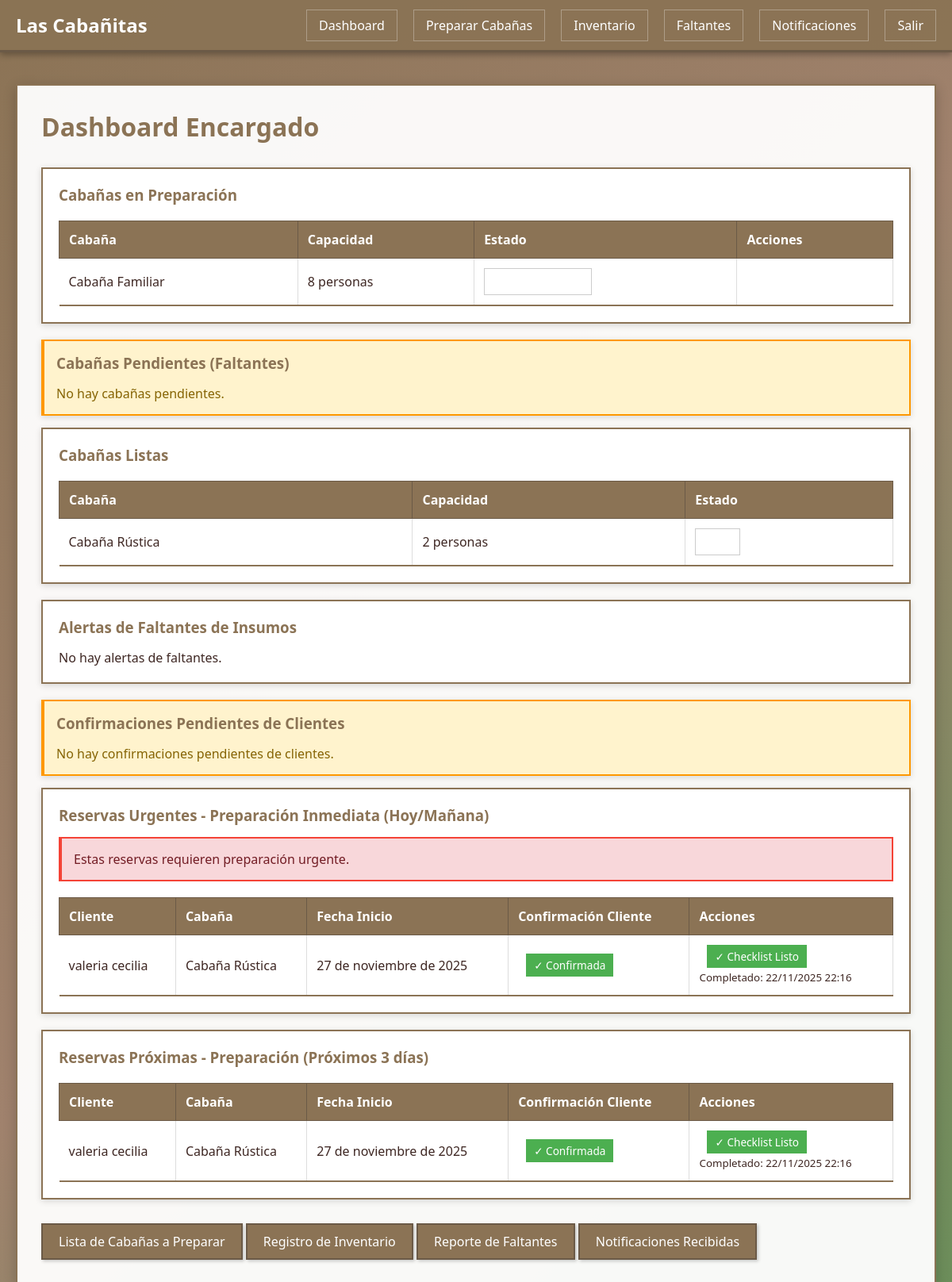
Page /encargado/dashboard/ (signed in) on the earlier database version.
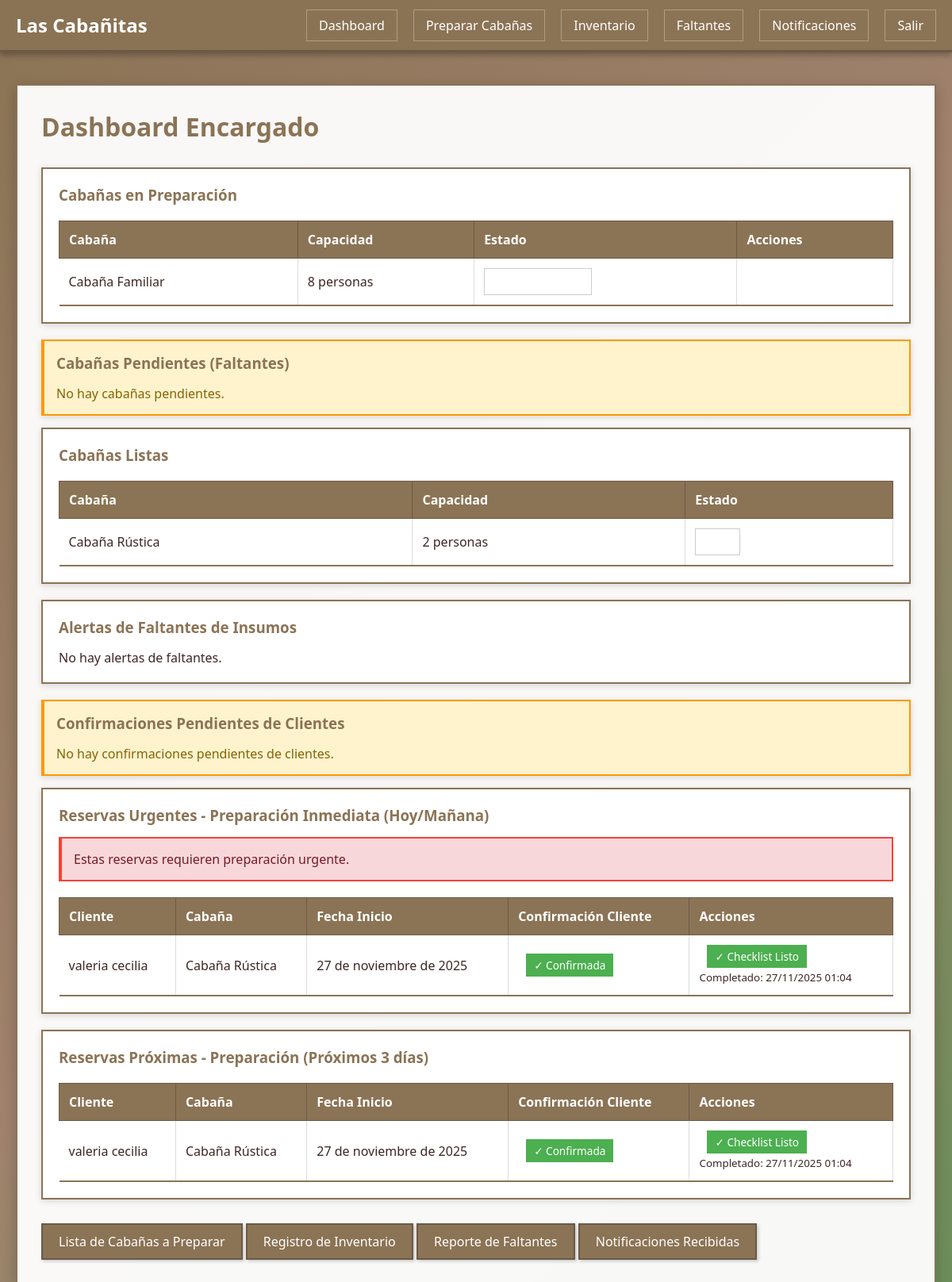
Same page on the later database version.
### gestion/models.py (models this page shows, shortened)
class Reserva(models.Model):
    ESTADOS = [
        ('pendiente', 'Pendiente'),
        ('confirmada', 'Confirmada'),
        ('cancelada', 'Cancelada'),
        ('completada', 'Completada'),
    ]
    idReserva = models.AutoField(primary_key=True)
    cliente = models.ForeignKey(Cliente, on_delete=models.CASCADE, related_name='reservas')
    cabaña = models.ForeignKey(Cabaña, on_delete=models.CASCADE, related_name='reservas')
    fechaInicio = models.DateField()
    fechaFin = models.DateField()
    numPersonas = models.IntegerField()
    estado = models.CharField(max_length=20, choices=ESTADOS, default='pendiente')
    montoCotizado = models.DecimalField(max_digits=10, decimal_places=2)
    comentarios = models.TextField(blank=True)
    fechaCreacion = models.DateTimeField(auto_now_add=True)
    confirmacion_cliente = models.BooleanField(default=False, verbose_name='Confirmación Cliente')
    fecha_confirmacion = models.DateTimeField(null=True, blank=True, verbose_name='Fecha Confirmación')
    class Meta:
        db_table = 'reserva'
        verbose_name = "Reserva"
        verbose_name_plural = "Reservas"
        ordering = ['-fechaCreacion']

class EntregaCabaña(models.Model):
    ESTADOS = [
        ('pendiente', 'Pendiente de Entrega'),
        ('entregada', 'Cabaña Entregada'),
        ('devuelta', 'Cabaña Devuelta'),
        ('verificada', 'Inventario Verificado'),
    ]
    idEntrega = models.AutoField(primary_key=True)
    reserva = models.OneToOneField(Reserva, on_delete=models.CASCADE, related_name='entrega')
    fecha_entrega = models.DateTimeField(null=True, blank=True, verbose_name='Fecha Entrega')
    fecha_devolucion = models.DateTimeField(null=True, blank=True, verbose_name='Fecha Devolución')
    encargado_entrega = models.ForeignKey(User, on_delete=models.SET_NULL, null=True, blank=True,
                                         related_name='entregas_realizadas', verbose_name='Encargado Entrega')
    cliente_confirma_entrega = models.BooleanField(default=False, verbose_name='Cliente Confirma Entrega')
    cliente_confirma_devolucion = models.BooleanField(default=False, verbose_name='Cliente Confirma Devolución')
    observaciones_entrega = models.TextField(blank=True, verbose_name='Observaciones Entrega')
    observaciones_devolucion = models.TextField(blank=True, verbose_name='Observaciones Devolución')
    firma_digital_entrega = models.CharField(max_length=255, blank=True, verbose_name='Firma Digital Entrega')
    firma_digital_devolucion = models.CharField(max_length=255, blank=True, verbose_name='Firma Digital Devolución')
    estado = models.CharField(max_length=20, choices=ESTADOS, default='pendiente', verbose_name='Estado')
    class Meta:
        db_table = 'entrega_cabana'
        verbose_name = "Entrega de Cabaña"
        verbose_name_plural = "Entregas de Cabañas"
        ordering = ['-fecha_entrega']

class Cliente(models.Model):
    idCliente = models.AutoField(primary_key=True)
    nombre = models.CharField(max_length=200)
    telefono = models.CharField(max_length=20)
    email = models.EmailField()
    direccion = models.TextField()
    tipoCliente = models.CharField(max_length=50, default='Regular')
    usuario = models.OneToOneField(User, on_delete=models.CASCADE, null=True, blank=True, related_name='cliente')
    class Meta:
        db_table = 'cliente'
        verbose_name = "Cliente"
        verbose_name_plural = "Clientes"

class Cabaña(models.Model):
    ESTADOS = [
        ('lista', 'Lista'),
        ('en_preparacion', 'En Preparación'),
        ('pendiente', 'Pendiente'),
        ('mantenimiento', 'En Mantenimiento'),
        ('disponible', 'Disponible'),  # Mantener para compatibilidad
        ('ocupada', 'Ocupada'),
        ('reservada', 'Reservada'),
    ]
    idCabaña = models.AutoField(primary_key=True)
    nombre = models.CharField(max_length=100)
    capacidad = models.IntegerField()
    estado = models.CharField(max_length=20, choices=ESTADOS, default='disponible')
    precioNoche = models.DecimalField(max_digits=10, decimal_places=2)
    class Meta:
        db_table = 'cabana'
        verbose_name = "Cabaña"
        verbose_name_plural = "Cabañas"

### gestion/views.py (the view)
# urls.py: path('encargado/dashboard/', views.dashboard_encargado, name='dashboard_encargado'),
@encargado_required
def dashboard_encargado(request):
    hoy = timezone.now().date()
    mantenimientos_pendientes = Mantenimiento.objects.filter(
        estado__in=['programado', 'en_proceso'],
        fechaProgramada__lte=hoy + timedelta(days=7)
    ).order_by('fechaProgramada')[:5]
    implementos_faltantes = Implemento.objects.filter(
        Q(cantidadDisponible=0) | Q(cantidadDisponible__lt=F('cantidadTotal') * 0.2)
    )
    reservas_proximas = Reserva.objects.filter(
        fechaInicio__lte=hoy + timedelta(days=3),
        fechaInicio__gte=hoy,
        estado='confirmada',
        confirmacion_cliente=True
    ).select_related('cliente', 'cabaña', 'entrega').order_by('fechaInicio')
    confirmaciones_pendientes = Reserva.objects.filter(
        fechaInicio__lte=hoy + timedelta(days=4),
        fechaInicio__gte=hoy,
        estado='confirmada',
        confirmacion_cliente=False
    ).order_by('fechaInicio')
    reservas_urgentes = Reserva.objects.filter(
        fechaInicio__lte=hoy + timedelta(days=1),
        fechaInicio__gte=hoy,
        estado='confirmada',
        confirmacion_cliente=True
    ).select_related('cliente', 'cabaña', 'entrega')
    cabañas_en_preparacion = Cabaña.objects.filter(estado='en_preparacion').order_by('nombre')
    cabañas_pendientes = Cabaña.objects.filter(estado='pendiente').order_by('nombre')
    cabañas_listas = Cabaña.objects.filter(estado='lista').order_by('nombre')
    preparaciones_activas = PreparacionCabaña.objects.filter(
        reserva__in=reservas_proximas
    ).select_related('reserva', 'reserva__cabaña', 'encargado')
    reportes_faltantes_pendientes = ReporteFaltantes.objects.filter(
        estado__in=['pendiente', 'atendido']
    ).select_related('cabaña', 'encargado')
    context = {
        'mantenimientos_pendientes': mantenimientos_pendientes,
        'implementos_faltantes': implementos_faltantes,
        'reservas_proximas': reservas_proximas,
        'confirmaciones_pendientes': confirmaciones_pendientes,
        'reservas_urgentes': reservas_urgentes,
        'cabañas_en_preparacion': cabañas_en_preparacion,
        'cabañas_pendientes': cabañas_pendientes,
        'cabañas_listas': cabañas_listas,
        'preparaciones_activas': preparaciones_activas,
        'reportes_faltantes_pendientes': reportes_faltantes_pendientes,
        'hoy': hoy,
    }
    return render(request, 'encargado/dashboard_encargado.html', context)

### gestion/templates/encargado/dashboard_encargado.html (shortened to what the changed rows need)
{% extends 'base.html' %}
{% block content %}
<h1 class="page-title">Dashboard Encargado</h1>
<div class="card">
    {% if cabañas_en_preparacion %}
        <table>
            <thead>
                <tr>
                    <th>Cabaña</th>
                    <th>Capacidad</th>
                    <th>Estado</th>
                    <th>Acciones</th>
                </tr>
            </thead>
        </table>
    {% else %}
        <p>No hay cabañas en preparación actualmente.</p>
    {% endif %}
</div>
<div class="card">
    {% if cabañas_listas %}
        <table>
            <thead>
                <tr>
                    <th>Cabaña</th>
                    <th>Capacidad</th>
                    <th>Estado</th>
                </tr>
            </thead>
        </table>
    {% else %}
        <p>No hay cabañas listas actualmente.</p>
    {% endif %}
</div>
<div class="card">
    {% if reservas_urgentes %}
        <table>
            <thead>
                <tr>
                    <th>Cliente</th>
                    <th>Cabaña</th>
                    <th>Fecha Inicio</th>
                    <th>Confirmación Cliente</th>
                    <th>Acciones</th>
                </tr>
            </thead>
            <tbody>
                {% for reserva in reservas_urgentes %}
                <tr>
                    <td>{{ reserva.cliente.nombre }}</td>
                    <td>{{ reserva.cabaña.nombre }}</td>
                    <td>{{ reserva.fechaInicio }}</td>
                    <td>
                        {% if reserva.confirmacion_cliente %}
                            <span class="badge badge-success">✓ Confirmada</span>
                        {% else %}
                            <span class="badge badge-danger">⚠ No Confirmada</span>
                        {% endif %}
                    </td>
                    <td>
                        {% if reserva.confirmacion_cliente %}
                            {% if reserva.entrega %}
                                {% if reserva.entrega.estado == 'entregada' or reserva.entrega.estado == 'verificada' %}
                                    <span class="badge badge-success">✓ Checklist Listo</span>
                                    {% if reserva.entrega.fecha_entrega %}
                                    <br><small class="text-muted">Completado: {{ reserva.entrega.fecha_entrega|date:"d/m/Y H:i" }}</small>
                                    {% endif %}
                                {% else %}
                                    <a href="{% url 'checklist_entrega_encargado' reserva.idReserva %}" class="btn btn-success">Ver Checklist</a>
                                {% endif %}
                            {% else %}
                                <a href="{% url 'checklist_entrega_encargado' reserva.idReserva %}" class="btn btn-success">Ver Checklist</a>
                            {% endif %}
                        {% else %}
                            <span class="error-text">Esperando confirmación del cliente</span>
                        {% endif %}
                    </td>
                </tr>
                {% endfor %}
            </tbody>
        </table>
    {% else %}
        <p>No hay reservas urgentes en este momento.</p>
    {% endif %}
</div>
<div class="card">
    {% if reservas_proximas %}
        <table>
            <thead>
                <tr>
                    <th>Cliente</th>
                    <th>Cabaña</th>
                    <th>Fecha Inicio</th>
                    <th>Confirmación Cliente</th>
                    <th>Acciones</th>
                </tr>
            </thead>
            <tbody>
                {% for reserva in reservas_proximas %}
                <tr>
                    <td>{{ reserva.cliente.nombre }}</td>
                    <td>{{ reserva.cabaña.nombre }}</td>
                    <td>{{ reserva.fechaInicio }}</td>
                    <td>
                        {% if reserva.confirmacion_cliente %}
                            <span class="badge badge-success">✓ Confirmada</span>
                        {% else %}
                            <span class="badge badge-warning">Pendiente</span>
                        {% endif %}
                    </td>
                    <td>
                        {% if reserva.confirmacion_cliente %}
                            {% if reserva.entrega %}
                                {% if reserva.entrega.estado == 'entregada' or reserva.entrega.estado == 'verificada' %}
                                    <span class="badge badge-success">✓ Checklist Listo</span>
                                    {% if reserva.entrega.fecha_entrega %}
                                    <br><small class="text-muted">Completado: {{ reserva.entrega.fecha_entrega|date:"d/m/Y H:i" }}</small>
                                    {% endif %}
                                {% else %}
                                    <a href="{% url 'checklist_entrega_encargado' reserva.idReserva %}" class="btn btn-primary">Ver Checklist</a>
                                {% endif %}
                            {% else %}
                                <a href="{% url 'checklist_entrega_encargado' reserva.idReserva %}" class="btn btn-primary">Ver Checklist</a>
                            {% endif %}
                        {% else %}
                            <span class="info-text">Esperando confirmación del cliente</span>
                        {% endif %}
                    </td>
                </tr>
                {% endfor %}
            </tbody>
        </table>
    {% else %}
        <p>No hay reservas próximas que requieran preparación.</p>
    {% endif %}
</div>
{% endblock %}

Differences in the rows shown:
changed through a linked row, Reserva "valeria cecilia": entrega.fecha_entrega "22/11/2025 22:16" → "27/11/2025 01:04"
